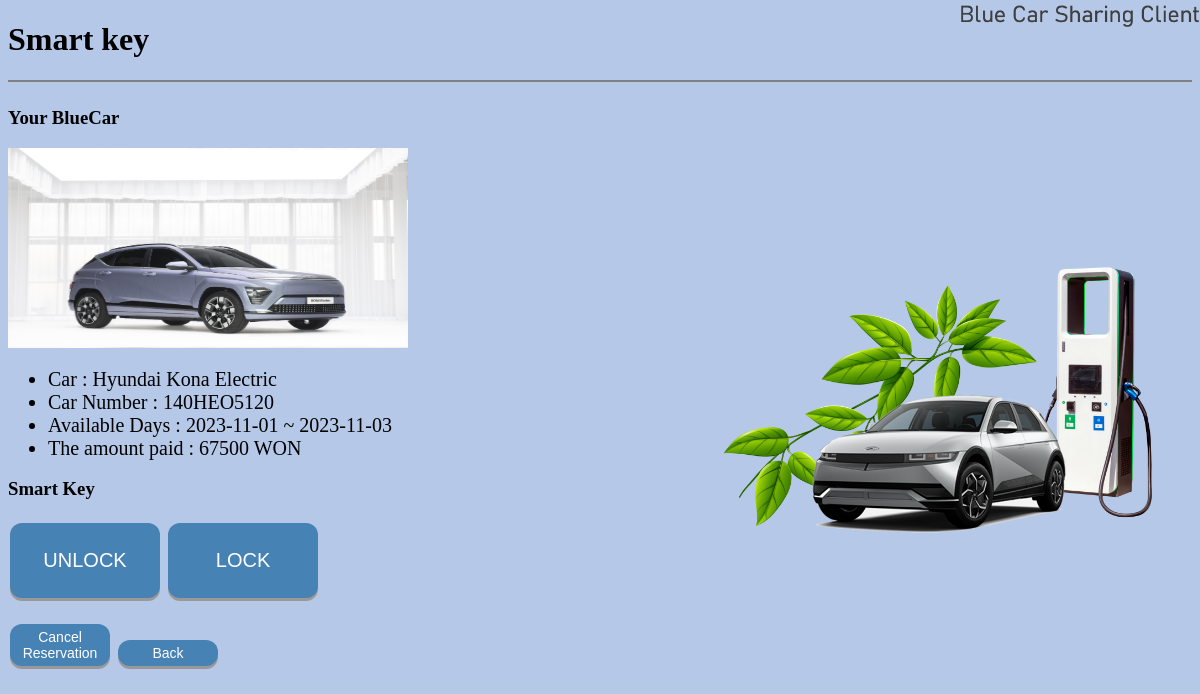
Screenshot of /user/smartkey (signed in) with the database file from the repository.
### tables this page shows
CREATE TABLE model (
            id INTEGER PRIMARY KEY NOT NULL,
            manufacturer VARCHAR NOT NULL,
            name VARCHAR NOT NULL,
            type VARCHAR NOT NULL,
            capacity INTEGER NOT NULL,
            drive_range INTEGER NOT NULL,
            price_per_day INTEGER NOT NULL
        );

CREATE TABLE reservation (
            id INTEGER PRIMARY KEY AUTOINCREMENT,
            car_number VARCHAR NOT NULL,
            user_id VARCHAR NOT NULL,
            start_date DATE NOT NULL,
            end_date DATE NOT NULL,
            tot_price INTEGER NOT NULL,
            FOREIGN KEY (user_id) REFERENCES user(id),
            FOREIGN KEY (car_number) REFERENCES car(number)
        );

### user_smartkey_router.py (the view)
@user_smartkey_bp.route('/user/smartkey')
def root_user_smartkey():
    if session.get('user_session'):
        conn = sqlite3.connect('data/data.db')
        cursor = conn.cursor()
        user_id = session['user_session'][0]
        cursor.execute('''SELECT * FROM reservation WHERE user_id=?''', (user_id,))
        reservation_data = cursor.fetchone()
        if reservation_data is None:
            conn.close()
            return render_template('user/smartkey/noreservation.html')
        cursor.execute('''SELECT * FROM car WHERE number=?''', (reservation_data[1],))
        car_data = cursor.fetchone()
        cursor.execute('''SELECT * FROM model WHERE id=?''', (car_data[1],))
        model_data = cursor.fetchone()
        conn.close()
        return render_template('user/smartkey/smartkey.html',
            reservation_data=reservation_data, car_data=car_data, model_data=model_data)
    else:
        return render_template('user/auth/login_form.html')

### templates/user/smartkey/smartkey.html (shortened to what this page needs)
<!DOCTYPE html>
<html lang="en">
    <head>
        <link rel="stylesheet" type="text/css" href="/static/css/style.css">
    </head>
    <body>
        <h1>Smart key</h1>
        <hr>
        <h3>Your BlueCar</h3>
        <img src="/static/images/cars/{{ model_data[0] }}.jpg" alt="car_image" width="400" height="200">
        <ul>
            <li>Car : {{ model_data[1] }} {{ model_data[2] }}</li>
            <li>Car Number : {{ reservation_data[1] }}</li>
            <li>Available Days : {{ reservation_data[3] }} ~ {{ reservation_data[4] }}</li>
            <li>The amount paid : {{ reservation_data[5] }} WON</li>
        </ul>
        <h3>Smart Key</h3>
        <button class="middle" onclick="alert('Car Unlocked!')">UNLOCK</button>
        <button class="middle" onclick="alert('Car Locked!')">LOCK</button>
        <br><br>
        <button onclick="confirmCancel()">Cancel Reservation</button>
        <a href="/user"><button>Back</button></a>
    </body>
</html>

### static/css/style.css (style rules this page uses)
body { background-color: #B3C9E6; background-image: url('/static/images/clientbackground.png'); background-size: cover; background-repeat: no-repeat; }
button { background-color: steelblue; border: none; color: white; padding: 5px 10px; text-align: center; text-decoration: none; display: inline-block; font-size: 14px; margin: 4px 2px; cursor: pointer; border-radius: 12px; box-shadow: 0 3px #999; width:100px; }
.middle { width:150px; height: 75px; font-size: 20px; }
hr { border: 1px solid gray; margin-bottom: 25px; }
ul li { font-size: 1.25em; }

### rows the page displays
model: manufacturer "Hyundai", name "Kona Electric"
reservation: car_number "140HEO5120", start_date "2023-11-01", end_date "2023-11-03", tot_price "67500"
